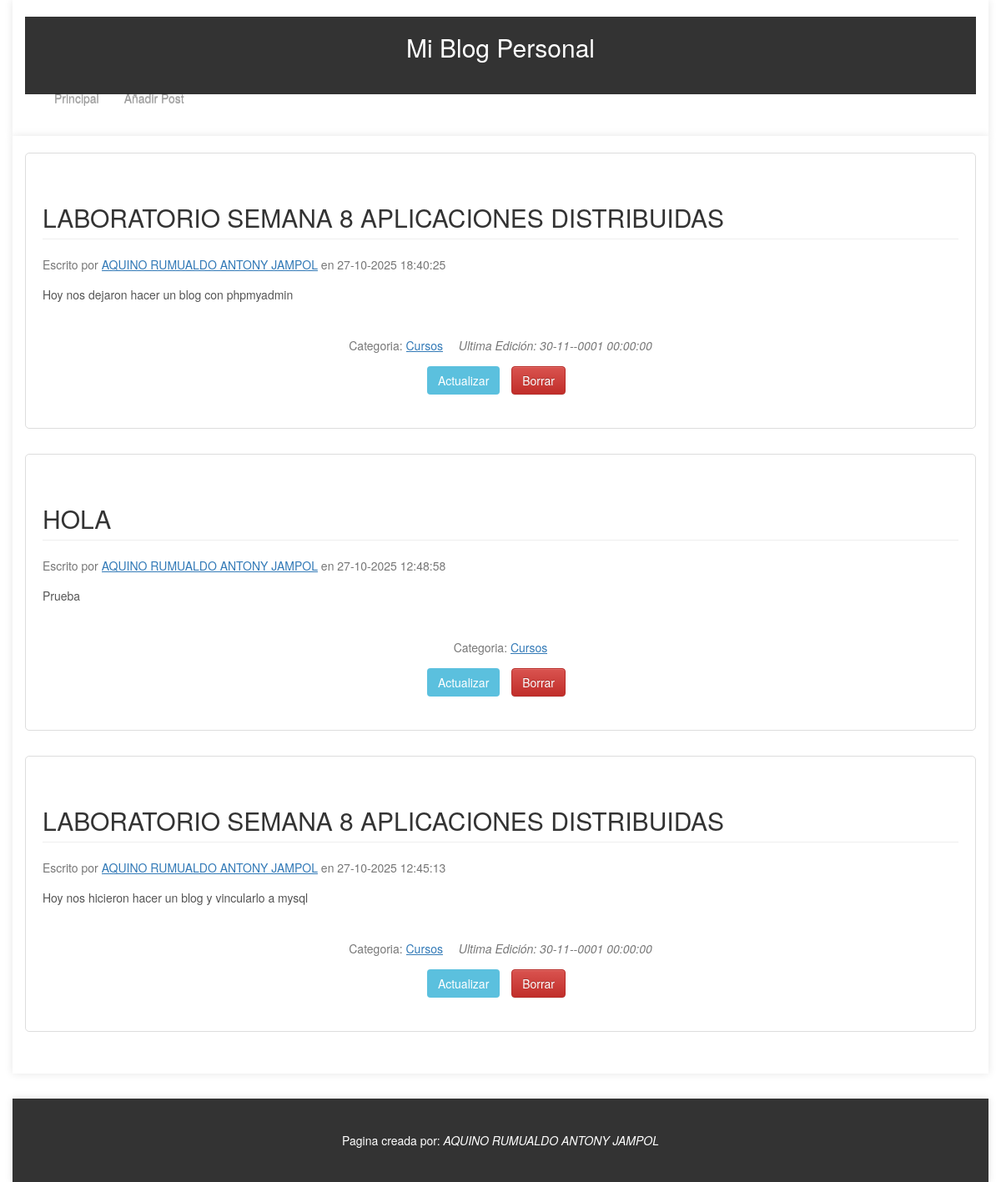
The app's page /Controller/index.php with its own data.
### tables this page shows
CREATE TABLE `articulos` (
  `id` int(11) NOT NULL,
  `titulo` varchar(255) NOT NULL,
  `articulo` text NOT NULL,
  `autor` varchar(100) NOT NULL,
  `fecha` datetime NOT NULL,
  `categoria` varchar(100) DEFAULT NULL,
  `editado` tinyint(1) DEFAULT 0,
  `fechaEdicion` datetime DEFAULT NULL
);

### Controller/index.php (called while the page is built, shortened)
<?php
require_once '../Model/Articulo.php';
include '../View/cabecera.php';
include '../View/listado.php';
include '../View/piedepagina.php';

### Model/Articulo.php (called while the page is built, shortened)
<?php
class Articulo {
    private $titulo;
    private $articulo;
    private $autor;
    private $categoria;
    private $fecha;
    private $fechaEdicion;
    private $editado;
    public function __construct($titulo, $articulo, $autor, $fecha, $categoria= "", $id = null, $editado = false, $fechaEdicion = null) {
        $this->titulo = $titulo;
        $this->articulo = $articulo;
        $this->autor = $autor;
        $this->categoria = $categoria;
        $this->fecha = $fecha;
        $this->fechaEdicion = $fechaEdicion;
        $this->editado = $editado;
    }
    public function getTitulo() {
        return $this->titulo;
    }
    public function getArticulo() {
        return $this->articulo;
    }
    public function getAutor() {
        return $this->autor;
    }
    public function getFecha() {
        return $this->fecha;
    }
    public function getCategoria() {
        return $this->categoria;
    }
    public function getFechaEdicion() {
        return $this->fechaEdicion;
    }
    public function getEditado() {
        return $this->editado;
    }
    public static function getArticulos($filtro, $valor) {
    $conexion= blogDB::connectDB();
    if ($filtro !== "" && $valor !== "") {
        $seleccion = "SELECT * FROM articulos WHERE $filtro LIKE '$valor' ORDER BY fecha DESC";
    } else {
        $seleccion = "SELECT * FROM articulos ORDER BY fecha DESC";
    }
    $consulta=$conexion->query($seleccion);
    $articulos = [];
    while ($registro = $consulta->fetchObject()){
        $fechaEdicion = $registro->fechaEdicion;
        $articulos[] = new Articulo(
            $registro->titulo,
            $registro->articulo,
            $registro->autor,
            $registro->fecha,
            $registro->categoria,
            $registro->id,
            $registro->editado,
            $fechaEdicion);
    }
    return $articulos;
}
}

### View/listado.php (the view, shortened to what this page needs)
<div class="container">
<?php
$filtro = "";
$valor="";
$data["articulos"] = Articulo::getArticulos($filtro, $valor);
foreach ($data["articulos"] as $articulo) {
    ?>
    <div class="article">
        <h2 class="page-header article-title"><?=$articulo->getTitulo()?></h2>
        <div class="article-meta">
            Escrito por
            <form class="inline" action="../Controller/index.php" method="post">
                <input class="submitLink" type="submit" value="<?=$articulo->getAutor()?>">
            </form>
            en <?=date('d-m-Y H:i:s', strtotime($articulo->getFecha()))?>
        </div>
        <article class="article-body"><?=$articulo->getArticulo()?></article>
        <footer class="">
    <div class="footer-meta">Categoria:
        <form class="inline" action="../Controller/index.php" method="post">
            <input class="submitLink" type="submit" value="<?=$articulo->getCategoria()?>">
        </form>
        <?php if($articulo->getEditado() && $articulo->getFechaEdicion() !== null){ ?>
            <span class="article-edit">Ultima Edición: <?=date('d-m-Y H:i:s', strtotime($articulo->getFechaEdicion()))?></span>
        <?php } ?>
    </div>
    <form class="inline" action="../Controller/updateArticulo.php" method="post">
        <input class="btn btn-secondary" type="submit" value="Actualizar">
    </form>
    <form class="inline" action="../Controller/deleteArticulo.php" method="post">
        <input class="btn btn-danger" type="submit" name="borrarArticulo" value="Borrar">
    </form>
</footer>
    </div>
    <?php
}
?>
</div>

### View/cabecera.php (shortened to what this page needs)
<!DOCTYPE html>
<html>
<head>
    <link type="text/css" rel="stylesheet" href="../View/css/style.css">
    <link rel="stylesheet" type="text/css" href="../View/css/bootstrap.min.css">
    <link rel="stylesheet" type="text/css" href="../View/css/bootstrap-theme.min.css">
</head>
<body>
    <div class="container">
        <header class="header">
            <h2 class="tituloHeader">Mi Blog Personal</h2>
            <nav class="navBar navbar-inverse">
                <ul class="nav navbar-nav">
                    <li><a href="../Controller/index.php">Principal</a></li>
                    <li><a href="../Controller/addArticulo.php">Añadir Post</a></li>
                </ul>
            </nav>
        </header>
    </div>
</body>
</html>

### View/piedepagina.php
<div class="container container-inverse">
    <footer>
        <p class="autor">Pagina creada por: <em>AQUINO RUMUALDO ANTONY JAMPOL</em></p>
    </footer>
</div>

### View/css/style.css (style rules this page uses)
body { font-family: Arial, sans-serif; background-color: #f4f4f4; margin: 0; padding: 0; }
.container { max-width: 1200px; margin: 0 auto; padding: 20px; background-color: #fff; box-shadow: 0 0 10px rgba(0,0,0,0.1); }
.header { background-color: #333; color: #fff; padding: 20px; margin-bottom: 30px; }
.tituloHeader { margin: 0 0 20px 0; text-align: center; }
.navBar { background-color: #222; border-radius: 5px; }
.navBar ul { list-style: none; padding: 0; margin: 0; }
.navBar li { display: inline-block; }
.navBar a { color: #fff; text-decoration: none; padding: 10px 20px; display: block; }
.article { background-color: #fff; border: 1px solid #ddd; border-radius: 5px; padding: 20px; margin-bottom: 30px; }
.article-title { color: #333; margin-top: 0; }
.article-meta { color: #777; font-size: 14px; margin-bottom: 15px; }
.article-body { line-height: 1.6; color: #555; margin-bottom: 20px; }
.footer-meta { color: #777; font-size: 14px; margin-bottom: 15px; }
.article-edit { font-style: italic; margin-left: 15px; }
.btn { padding: 10px 20px; border: none; border-radius: 4px; cursor: pointer; font-size: 14px; margin-right: 10px; text-decoration: none; display: inline-block; }
.btn-secondary { background-color: #5bc0de; color: #fff; }
.btn-danger { background-color: #d9534f; color: #fff; }
.inline { display: inline-block; margin: 0; }
.submitLink { background: none; border: none; color: #337ab7; text-decoration: underline; cursor: pointer; padding: 0; font-size: inherit; }
.container-inverse { background-color: #333; color: #fff; margin-top: 30px; }
footer { padding: 20px; text-align: center; }
.autor { margin: 0; font-size: 14px; }
.page-header { padding-bottom: 10px; margin: 20px 0; border-bottom: 1px solid #eee; }

### records on screen
articulos: titulo "LABORATORIO SEMANA 8 APLICACIONES DISTRIBUIDAS", autor "AQUINO RUMUALDO ANTONY JAMPOL", fecha "27-10-2025 18:40:25", articulo "Hoy nos dejaron hacer un blog con phpmyadmin", categoria "Cursos", fechaEdicion "30-11--0001 00:00:00"
articulos: titulo "HOLA", autor "AQUINO RUMUALDO ANTONY JAMPOL", fecha "27-10-2025 12:48:58", articulo "Prueba", categoria "Cursos"
articulos: titulo "LABORATORIO SEMANA 8 APLICACIONES DISTRIBUIDAS", autor "AQUINO RUMUALDO ANTONY JAMPOL", fecha "27-10-2025 12:45:13", articulo "Hoy nos hicieron hacer un blog y vincularlo a mysql", categoria "Cursos", fechaEdicion "30-11--0001 00:00:00"
